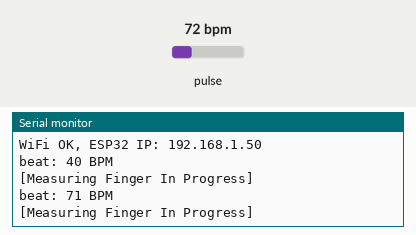
Recording of a program running on a simulated ESP32. On the bench: the last lines printed to the serial monitor. Inputs (shaded band) come from the test bench; at power-on: pulse 72 bpm. WiFi joins after 1.5 s; servers stay silent unless stated; uploads are accepted with an empty reply; not simulated (calls return 0 or success): secrets.h.

Above: at 2.7 s.
2.8 s: pulse set to 100 bpm
At 5.7 s:
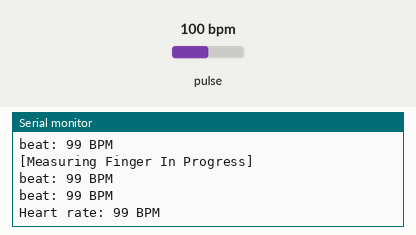
5.8 s: pulse set to 42 bpm
At 7.3 s:
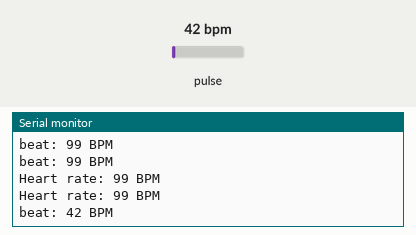
Timing chart, 0 to 8.8 s (numbered marks = the images above; inputs shaded):
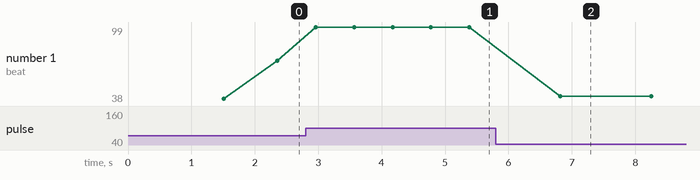

Measured:
- after the input at 2.8 s, the serial monitor: prints a new line after 0.16 s (image 1)
- after the input at 5.8 s, the serial monitor: prints a new line after 1.0 s (image 2)
- plotted number 1: 71 → 99 after the input at 2.8 s, 99 → 38 after the input at 5.8 s

The program:

main.cpp
```cpp
#include <Arduino.h>
#include <ArduinoJson.h>
#include <Wire.h>
#include "MAX30105.h"
#include "heartRate.h"
#include <WiFi.h>
#include <HTTPClient.h>
#include "secrets.h"
#include "model.h"

#define SDA_PIN 21
#define SCL_PIN 22

MAX30105 sensor;

const byte RATE_SIZE = 5;
byte rates[RATE_SIZE];
byte rateIndex = 0;
byte validBeats = 0;
long lastBeat = 0;
float currentBPM = 0;
int averageBPM = 0;

unsigned long lastPrint = 0;
const float MIN_BPM = 45;
const float MAX_BPM = 180;

void postBPM(int bpm, float prediction) {
  if (WiFi.status() != WL_CONNECTED) return;
  HTTPClient http;
  JsonDocument doc;
  http.begin(String(SERVER_URL) + "/bpm");
  http.setConnectTimeout(300);
  http.setTimeout(300);
  http.addHeader("Content-Type", "application/json");

  doc["bpm"] = bpm;
  doc["prediction"] = prediction;
  String jsonRequestStr;
  serializeJson(doc, jsonRequestStr);
  int code = http.POST(jsonRequestStr);
  if (code != 200) {
    Serial.printf("POST failed: %d\n", code);
  }
  http.end();
}

float window[MODEL_WINDOW];
int readingsInWindow = 0;

float predict(const float* readings) {
  float now = readings[MODEL_WINDOW - 1];
  float change = readings[MODEL_WINDOW - 1] - readings[0];
  return MODEL_B + MODEL_W[0] * now + MODEL_W[1] * change;
}


void setup() {
  Serial.begin(115200);
  Serial.printf("MAX30102 Heart Rate Sensor\n[Place your finger on the sensor]\n");
  Wire.begin(SDA_PIN, SCL_PIN);
  while (!sensor.begin(Wire, I2C_SPEED_FAST)) {
    Serial.println("MAX30102 not found, check wiring...");
    delay(1000);
  }
  sensor.setup();
  sensor.setPulseAmplitudeRed(0);

  WiFi.begin(WIFI_SSID, WIFI_PASS);
  Serial.print("WiFi connecting");
  while (WiFi.status() != WL_CONNECTED) {
    delay(500);
    Serial.print(".");
  }
  Serial.printf("\nWiFi OK, ESP32 IP: %s\n", WiFi.localIP().toString().c_str());
}

void loop() {

  // read BPM rate
  long irValue = sensor.getIR();
  if (irValue < 50000) {
    validBeats = 0;
    averageBPM = 0;
    readingsInWindow = 0;
  }
  if (checkForBeat(irValue)) {
    long timeBetweenBeats = millis() - lastBeat;
    lastBeat = millis();
    currentBPM = 60.0 / (timeBetweenBeats / 1000.0);
    Serial.printf("beat: %.0f BPM\n", currentBPM);  // debug: remove once BPM shows up

    // filter real BPM
    if (MIN_BPM <= currentBPM && currentBPM <= MAX_BPM) {
      rates[rateIndex] = (byte)currentBPM;
      rateIndex++;
      if (rateIndex>=RATE_SIZE) {
        rateIndex = 0;
      }
      if (validBeats < RATE_SIZE) {
        validBeats++;
      }
    }

    // avg the BPM (window=5 for smoothing)
    if (validBeats >= RATE_SIZE) {
      averageBPM = 0;
      for (byte i=0; i<RATE_SIZE; i++) {
        averageBPM += rates[i];
      }
      averageBPM /= RATE_SIZE;
    }
  }

  // To User
  if (millis() - lastPrint >= 1000) {
    lastPrint = millis();

    if (irValue<50000) {
      Serial.printf("Waiting for finger... (IR=%ld)\n", irValue);  // debug: IR value
    } else if (averageBPM == 0) {
      Serial.println("[Measuring Finger In Progress]");
    } else {
      Serial.printf("Heart rate: %d BPM\n", averageBPM);

      for (int i = 0; i < MODEL_WINDOW - 1; i++) {
        window[i] = window[i + 1];
      }
      window[MODEL_WINDOW - 1] = averageBPM;
      if (readingsInWindow < MODEL_WINDOW) {
        readingsInWindow++;
      }

      float prediction = 0;
      if (readingsInWindow == MODEL_WINDOW) {
        prediction = predict(window);
      }
      postBPM(averageBPM, prediction);
    }
  }
}
```

model.h
```cpp
// Generated by ml/train.py. Don't edit, retrain instead.
#pragma once
const int MODEL_WINDOW = 10;
const int MODEL_AHEAD = 10;
const float MODEL_W[] = {0.532752f, -0.157325f};
const float MODEL_B = 34.040773f;
```
